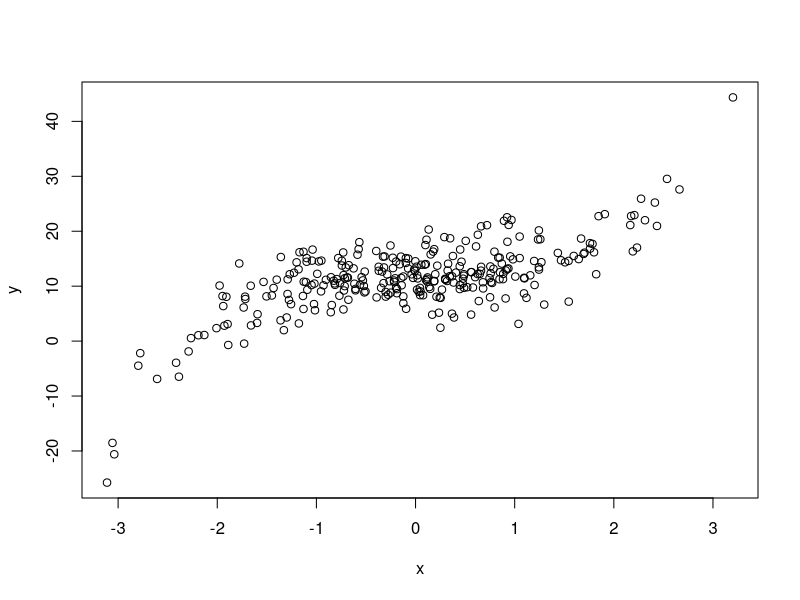
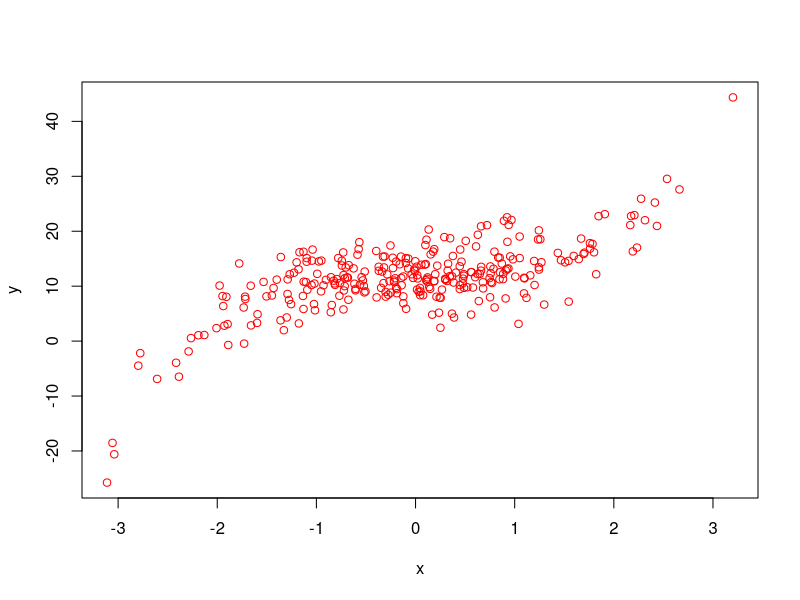
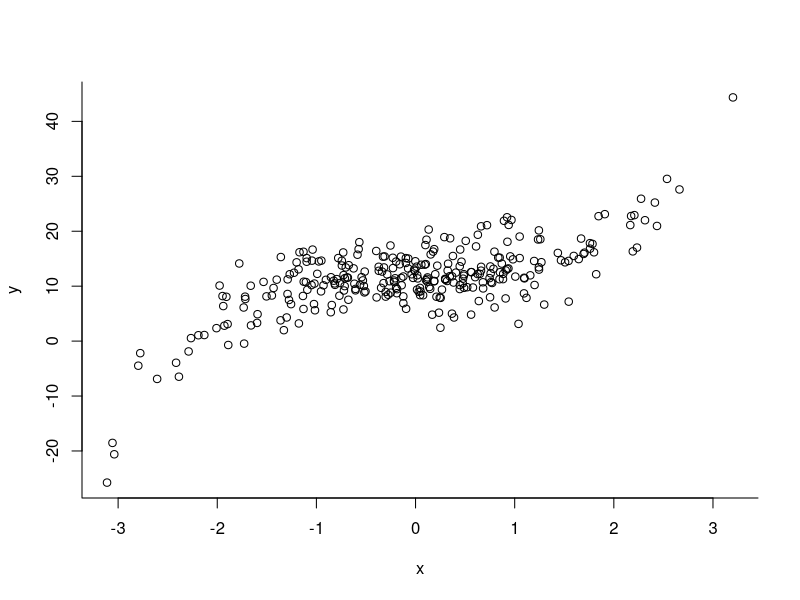
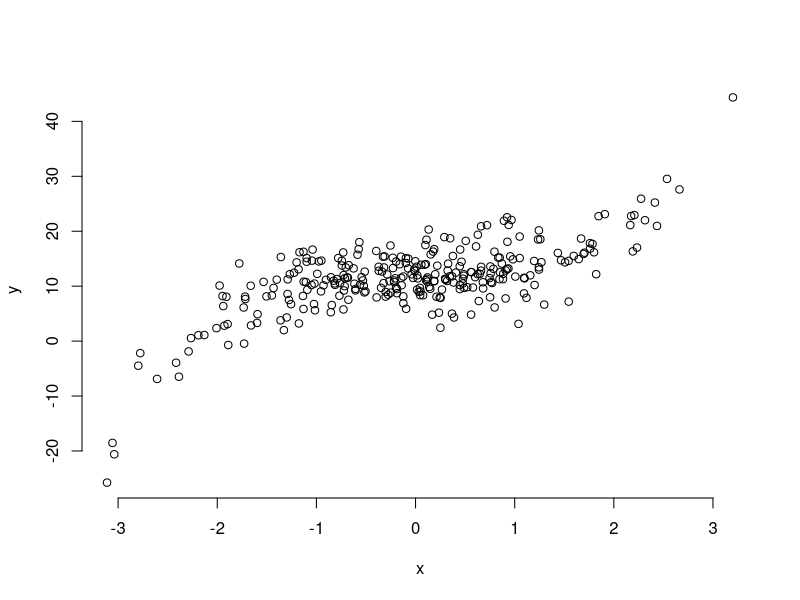
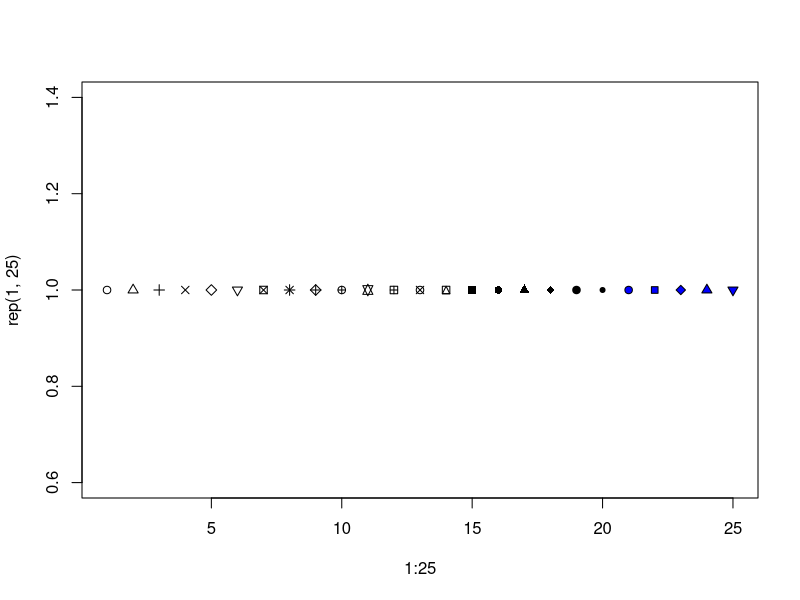
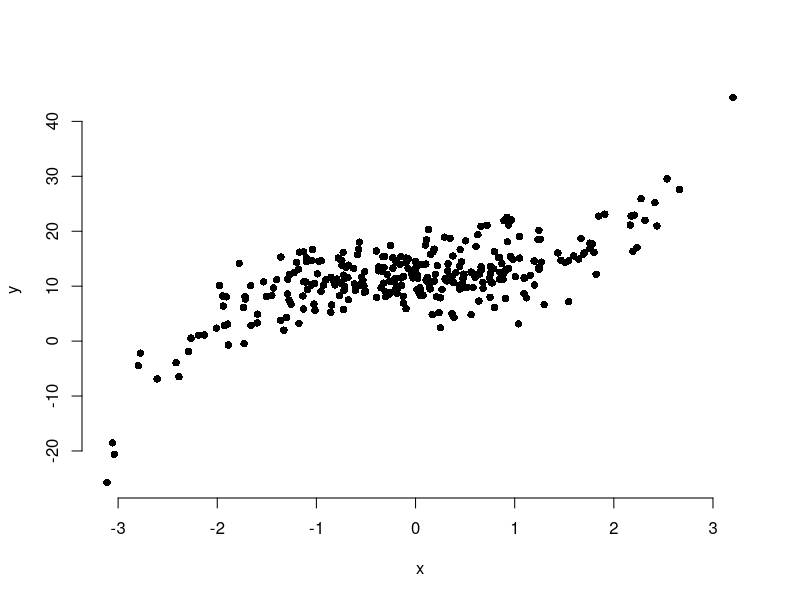
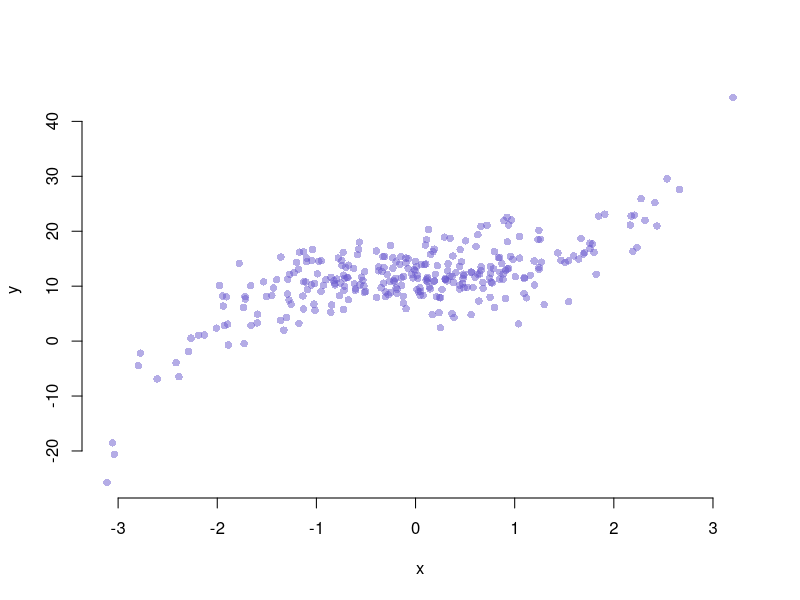
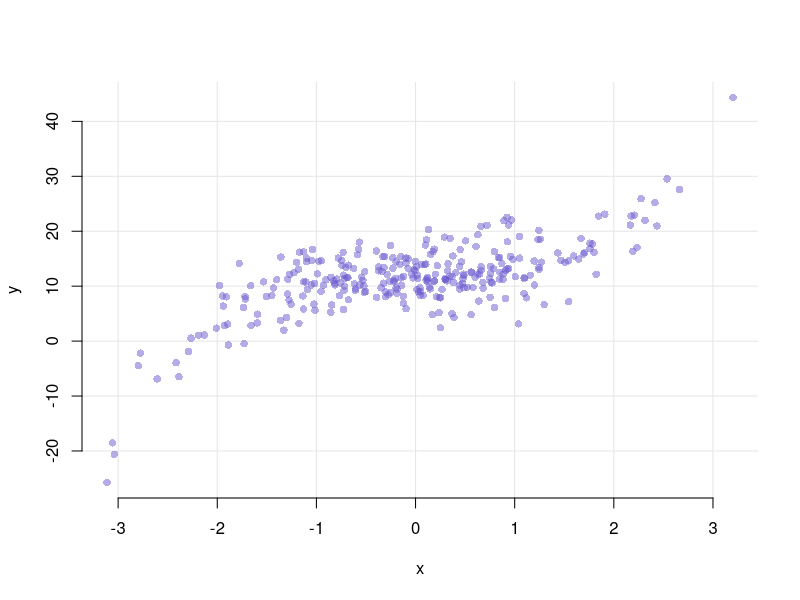

Here is the R script that generated these plots, in order:
## ---- chunk 1
knitr::opts_chunk$set(fig.width = 5, fig.height = 5,
                      comment = NA, cache = TRUE) 
## ---- chunk 2
old.hooks <- fansi::set_knit_hooks(knitr::knit_hooks)
options(crayon.enabled = TRUE)
## ---- chunk 3
set.seed(2020)
x <- rnorm(300)
y_true <- 12 + x^3
y <- 12 + x^3 + 2.5 * rnorm(300)*1.5
## ---- chunk 4
plot(x, y)
## ---- chunk 5
plot(x, y, col = "red")
## ---- chunk 6
plot(x, y, bty = "l")
## ---- chunk 7
plot(x, y, bty = "none")
## ---- chunk 8
plot(1:25, rep(1, 25), pch = 1:25, bg = "blue")
## ---- chunk 9
plot(x, y, bty = "n", pch = 16)
## ---- chunk 10
plot(x, y,
     bty = "n", pch = 16,
     col = adjustcolor("slateblue", alpha.f = .5))
## ---- chunk 11
plot(x, y,
     bty = "n", pch = 16,
     col = adjustcolor("slateblue", alpha.f = .5),
     panel.first = grid(lty = 1, col = 'gray90'))
## ---- chunk 12
plot(x, y,
     bty = "n", pch = 16,
     col = adjustcolor("slateblue", alpha.f = .5),
     panel.first = grid(lty = 1, col = 'gray90'),
     main = "y vs. x",
     xlab = "Variable x (xunits)",
     ylab = "Variable y (yunits)")
## ---- chunk 13
hist(x)
## ---- chunk 14
hist(x, col = "slategrey")
## ---- chunk 15
hist(x, col = "slategrey", border = "white")
## ---- chunk 16
hist(x, col = "slategrey", border = "white",
     breaks = 8)
## ---- chunk 17
plot(density(x))
## ---- chunk 18
plot(density(x), col = "blue",
     bty = "n",
     main = NA)
## ---- chunk 19
barplot(VADeaths[, 1])
## ---- chunk 20
barplot(VADeaths[1, ])
## ---- chunk 21
barplot(VADeaths[, 1],
        col = "aquamarine3", border = NA)
## ---- chunk 22
barplot(VADeaths, legend.text = TRUE)
## ---- chunk 23
barplot(VADeaths, beside = TRUE,
        legend.text = TRUE, args.legend = list(x = "topright"))
## ---- chunk 24
col <- sapply(seq(.2, .8, length.out = 5), function(i) adjustcolor("navy", i))
barplot(VADeaths,
        col = col,
        border = NA,
        beside = TRUE,
        legend.text = TRUE, args.legend = list(x = "topright"))
## ---- chunk 25
a <- rnorm(500, mean = 12, sd = 2)
boxplot(a)
## ---- chunk 26
lty <- 3
lwd <- 3

# Data
set.seed(2020)
x <- rnorm(600)
l <- .65
r <- 1.35
.min <- min(x)
.max <- max(x)
.median <- median(x)
.q1 <- quantile(x, .25)
.q3 <- quantile(x, .75)
.iqr <- .q3 - .q1
.q1m1.5iqr <- .q1 - 1.5*.iqr
.q3p1.5iqr <- .q3 + 1.5*.iqr
.outliers <- x < .q1m1.5iqr | x > .q3p1.5iqr
.r <- range(x[!.outliers])
.min <- min(x)
.max <- max(x)

# boxplot
par(bty = "none", bg = "black", mar = c(1, .5, 1, .5))
boxplot(x, axes = FALSE, col = "gray40", border = "white")
axis(2, col = "white", col.ticks = "white", col.axis = "white")

# '- median
segments(l + .03, .median, r - .03, .median, 
         col = "#53FEBE", lty = lty, lwd = lwd)
text(r, .median, "median", col = "#53FEBE", adj = c(0, .5))

# '- Q1
segments(l, .q1, r, .q1, 
         col = "#0290EE", lty = lty, lwd = lwd)
text(r, .q1, "Q1", col = "#0290EE", adj = c(0, 1))

# '- Q3
segments(l, .q3, r, .q3, 
         col = "#0290EE", lty = lty, lwd = lwd)
text(r, .q3, "Q3", col = "#0290EE", adj = c(0, 0))

# '- IQR
arrows(l, .q1, l, .q3, code = 3, col = "#0290EE", lwd = lwd)
text(l - .03, .median, "IQR", col = "#0290EE", adj = c(.5, 0), srt = 90)

# '- min max
segments(l, .min, r, .min, col = "gray45", lty = lty, lwd = lwd)
text(r, .min, "min", col = "gray45", adj = c(0, 1))
segments(l, .max, r, .max, col = "gray45", lty = lty, lwd = lwd)
text(r, .max, "max", col = "gray45", adj = c(0, 0))

# '- range excl. outliers
segments(l - .085, .r[1], r + .085, .r[1],
         col = "#FE4AA3", lty = lty, lwd = lwd)
segments(l - .085, .r[2], r + .085, .r[2],
         col = "#FE4AA3", lty = lty, lwd = lwd)
arrows(l - .085, .r[1], l - .085, .r[2], code = 3, col = "#FE4AA3")
text(l - .11, .median, "Range excl. outliers", col = "#FE4AA3", adj = c(.5, 0), srt = 90)

# '- outliers
points(rep(1, sum(.outliers)), x[.outliers], col = "red", pch = 1)
text(1, .min, "outliers", col = "red", adj = c(0, 1.5), xpd = TRUE)
text(1, .max, "outliers", col = "red", adj = c(0, -1), xpd = TRUE)
## ---- chunk 27
alpha <- rnorm(10)
beta <- rnorm(100)
gamma <- rnorm(200, 1, 2)
dl <- list(alpha = alpha, beta = beta, gamma = gamma)
## ---- chunk 28
boxplot(alpha, beta, gamma)
## ---- chunk 29
boxplot(dl)
## ---- chunk 30
mat <- sapply(seq(5), function(i) rnorm(20))
boxplot(mat)
## ---- chunk 31
boxplot(extra ~ group, sleep)
## ---- chunk 32
border <- c("#18A3AC", "#F48024")
col <- c(adjustcolor("#18A3AC", .5), adjustcolor("#F48024", .5))
boxplot(extra ~ group, sleep,
        col = col, border = border)
## ---- chunk 33
boxplot(extra ~ group, sleep,
        col = col, border = border,
        names = c("Drug A", "Drug B"))
## ---- chunk 34
x <- sapply(1:20, function(i) rnorm(20))
x_cor <- cor(x)
## ---- chunk 35
heatmap(x_cor, Rowv = NA, Colv = NA)
## ---- chunk 36
heatmap(x_cor)
## ---- chunk 37
set.seed(2021)
Cohort <- factor(sample(c("Control", "Case"), 500, TRUE),
                 levels = c("Control", "Case"))
Sex <- factor(
  sapply(seq(Cohort), \(i) sample(c("Male", "Female"), 1,
                                  prob = if (Cohort[i] == "Control") c(1, 1) else c(2, 1))))
## ---- chunk 38
mosaicplot(table(Cohort), main = "Cases vs. Controls")
## ---- chunk 39
mosaicplot(table(Sex), main = "Males vs. Females",
           col = c("orchid", "skyblue"))
## ---- chunk 40
mosaicplot(table(Cohort, Sex),
           color = c("orchid", "skyblue"),
           border = NA,
           main = "Cohort x Sex")
## ---- chunk 41
set.seed(2020)
x <- rnorm(500)
y <- x^3 + rnorm(500) * 2
z <- x^2 + rnorm(500)
## ---- chunk 42
par(mfrow = c(2, 3), mar = c(4, 4, 1, 1))
hist(x, col = "#052049bb", border = "white", main = "")
hist(y, col = "#052049bb", border = "white", main = "")
hist(z, col = "#052049bb", border = "white", main = "")
plot(x, y, col = "#05204955", pch = 16, bty = "n")
plot(x, z, col = "#05204955", pch = 16, bty = "n")
plot(y, z, col = "#05204955", pch = 16, bty = "n")
par(mfrow = c(1, 1))
